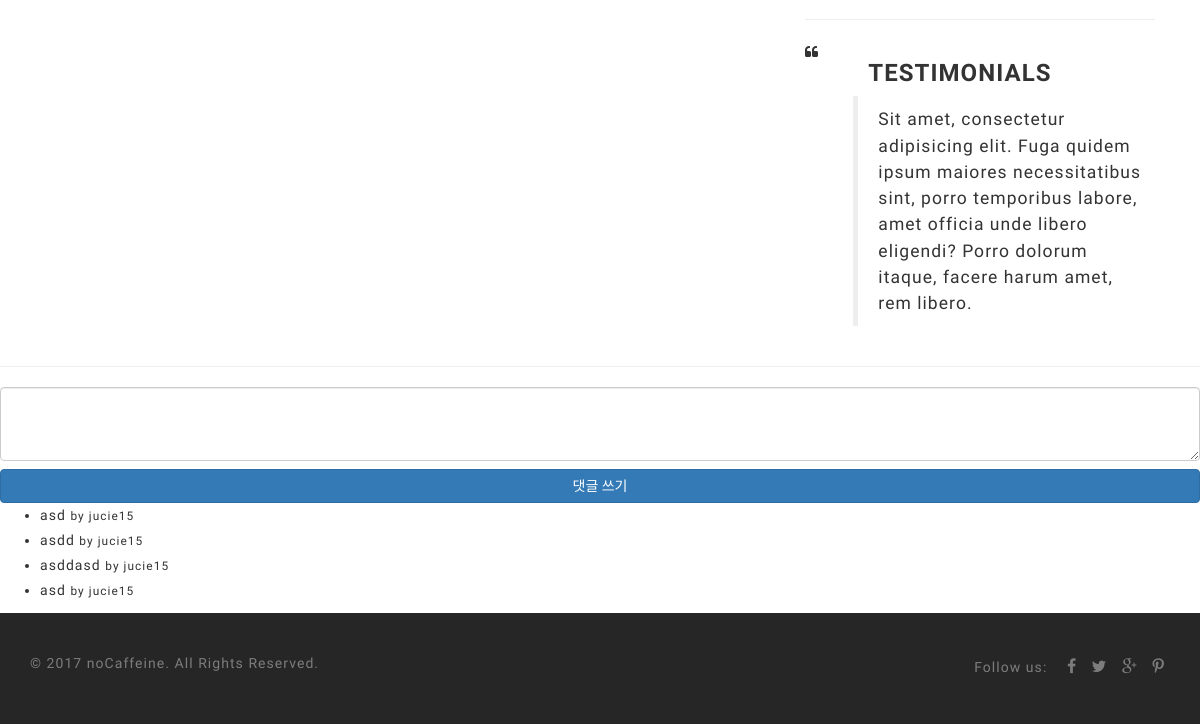
/pledge/1/ (lower part), run on an earlier commit of the app's database.
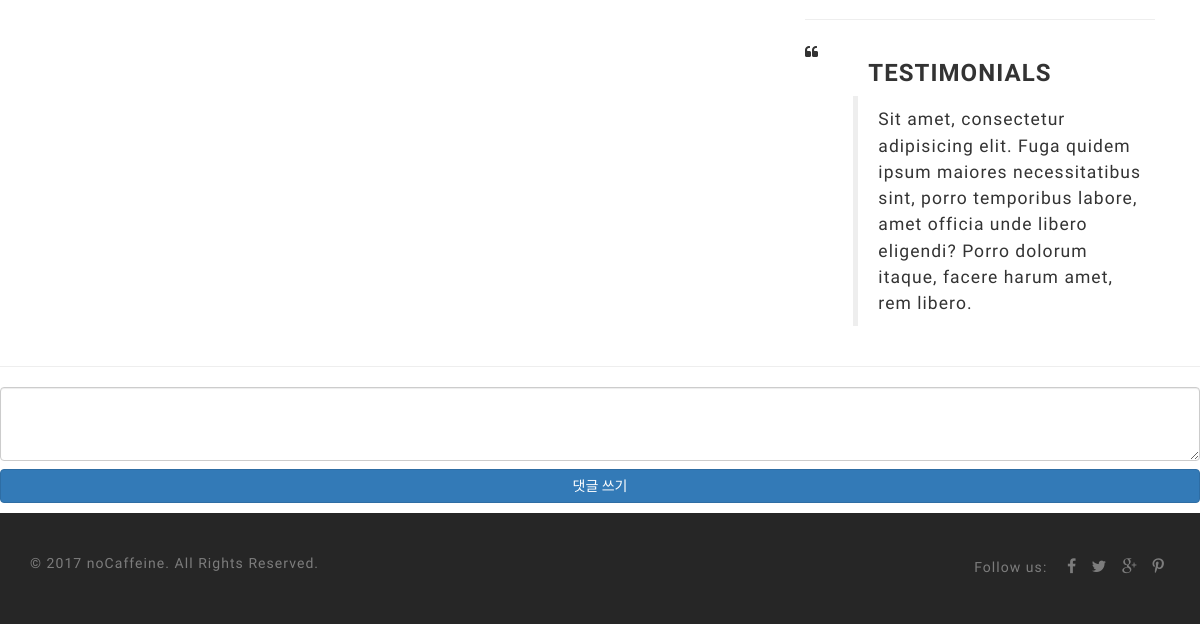
And on a later commit of the database.
### pledge/models.py (models this page shows, shortened)
class Comment(models.Model):
    pledge = models.ForeignKey(Pledge) # 해당 공약과 1:N 관계 설정
    user = models.ForeignKey(settings.AUTH_USER_MODEL) # 해당 댓글을 쓴 유저와 1:N 관계 설정
    message = models.TextField() # 댓글 내용
    class Meta:
        ordering = ['-id']

### pledge/views.py (the view)
# urls.py: url(r'^pledge/(?P<pledge_pk>\d+)/$', views.pledge_detail, name='pledge_detail'),
def pledge_detail(request, pledge_pk):
    pledge = get_object_or_404(Pledge, pk=pledge_pk)
    comment_form = CommentForm()
    context = {}
    context['pledge'] = pledge
    context['comment_form'] = comment_form
    return render(request, 'pledge/pledge_detail.html', context)

### pledge/forms.py
class CommentForm(forms.ModelForm):
    class Meta:
        model = Comment
        fields = ['message']
        widgets = {
             'message': forms.Textarea(attrs={'class': 'form-control', 'rows': 3}),
         }

### pledge/models.py (called while the page is built)
    def __str__(self):
        return self.name

    @property
    def get_total_like(self):
        return LikeOrDislike.objects.filter(pledge_id=self.id, like=True).count()

    @property
    def get_total_dislike(self):
        return LikeOrDislike.objects.filter(pledge_id=self.id, dislike=True).count()

### pledge/templates/pledge/pledge_detail.html (shortened to what this page needs)
{% extends "pledge/layout.html" %}
{% block content %}
{% load staticfiles %}
<div class="container">
            {% load staticfiles %}
    <div class="col-md-4 mainright">
            <hr>
            <div class="row ">
                <div class="col-sm-1 col-md-2 mobmid">
                    <span class="secicon fa fa-quote-left"></span>
                </div>
                <div class="col-sm-11 col-md-10 testimonials">
                    <h3 class="mobmid">Testimonials </h3>
                    <div class="row">
                        <blockquote>
                            <p>Sit amet, consectetur adipisicing elit. Fuga quidem ipsum maiores necessitatibus sint, porro temporibus labore, amet officia unde libero eligendi? Porro dolorum itaque, facere harum amet, rem libero.</p>
                        </blockquote>
                    </div>
                </div>
            </div>
        </div>
    </div>
    <hr/>
    <form action="{% url "pledge:pledge_comment_new" pledge.pk %}" method="post">
        {{ comment_form.message }}
        <input type="submit" class="btn btn-primary btn-block" value="댓글 쓰기" />
    </form>
        <ul>
    {% for comment in pledge.comment_set.all %}
        <li>
            {{ comment.message }}
            <small>by {{ comment.user }}</small>
        </li>
    {% endfor %}
    </ul>
{% endblock %}

What changed in the data, as far as the page shows it:
removed Comment: message "asd", user "jucie15"
removed Comment: message "asdd", user "jucie15"
removed Comment: message "asddasd", user "jucie15"
removed Comment: message "asd", user "jucie15"
